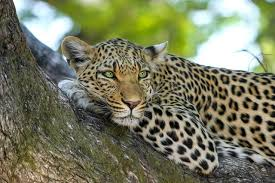
#> input picture day 5/cheta.jpeg, 275 x 183 px
$ python edges.py
#> lines starting #> are read from the running program, lines starting #| are printed output that depends on the picture
import cv2
import matplotlib.pyplot as plt

img = cv2.imread("cheta.jpeg")
#> img is the input picture: shape (183, 275, 3); mean B, G, R 96.9, 123.1, 120.5
gray = cv2.cvtColor(img,cv2.COLOR_BGR2GRAY)
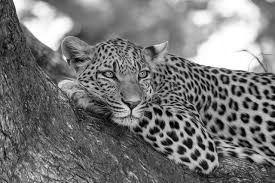
#> gray: shape (183, 275); min 0, max 255, mean 119.3
edges = cv2.Canny(gray,50,100)
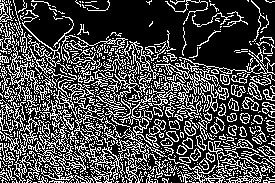
#> edges: shape (183, 275); 29% white in thin lines or dots

plt.imshow(cv2.cvtColor(edges,cv2.COLOR_BGR2RGB))
plt.show()

$ run again, with day 5/TOWER.JPEG.jpg copied over day 5/cheta.jpeg
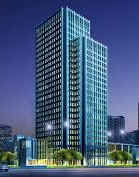
#> input picture day 5/TOWER.JPEG.jpg, 139 x 177 px
#> img is the input picture: shape (177, 139, 3); mean B, G, R 124.2, 90.3, 69.4
#> `gray = cv2.cvtColor(img,cv2.COLOR_BGR2GRAY)`:
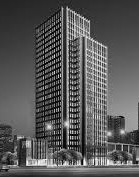
#> gray: shape (177, 139); min 2, max 254, mean 87.9
#> `edges = cv2.Canny(gray,50,100)`:
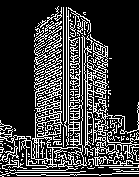
#> edges: shape (177, 139); 23.5% white in thin lines or dots
